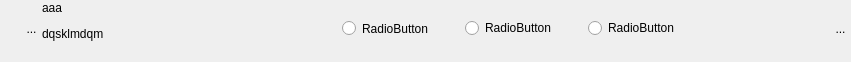
<?xml version="1.0" encoding="UTF-8"?>
<ui version="4.0">
 <class>WidgetRadioButton</class>
 <widget class="QWidget" name="WidgetRadioButton">
  <property name="geometry">
   <rect>
    <x>0</x>
    <y>0</y>
    <width>851</width>
    <height>62</height>
   </rect>
  </property>
  <property name="sizePolicy">
   <sizepolicy hsizetype="Minimum" vsizetype="Minimum">
    <horstretch>0</horstretch>
    <verstretch>0</verstretch>
   </sizepolicy>
  </property>
  <property name="minimumSize">
   <size>
    <width>0</width>
    <height>0</height>
   </size>
  </property>
  <property name="maximumSize">
   <size>
    <width>16777215</width>
    <height>90</height>
   </size>
  </property>
  <property name="windowTitle">
   <string>Form</string>
  </property>
  <layout class="QHBoxLayout" name="horizontalLayout_3">
   <property name="spacing">
    <number>0</number>
   </property>
   <property name="leftMargin">
    <number>0</number>
   </property>
   <property name="topMargin">
    <number>1</number>
   </property>
   <property name="rightMargin">
    <number>0</number>
   </property>
   <property name="bottomMargin">
    <number>1</number>
   </property>
   <item>
    <layout class="QVBoxLayout" name="verticalLayout_2">
     <property name="spacing">
      <number>0</number>
     </property>
     <item>
      <layout class="QHBoxLayout" name="horizontalLayout">
       <property name="spacing">
        <number>0</number>
       </property>
       <property name="sizeConstraint">
        <enum>QLayout::SetFixedSize</enum>
       </property>
       <item>
        <spacer name="horizontalSpacer_3">
         <property name="orientation">
          <enum>Qt::Horizontal</enum>
         </property>
         <property name="sizeType">
          <enum>QSizePolicy::Fixed</enum>
         </property>
         <property name="sizeHint" stdset="0">
          <size>
           <width>21</width>
           <height>20</height>
          </size>
         </property>
        </spacer>
       </item>
       <item>
        <widget class="MonBoutonValide" name="RBValide">
         <property name="minimumSize">
          <size>
           <width>21</width>
           <height>25</height>
          </size>
         </property>
         <property name="maximumSize">
          <size>
           <width>21</width>
           <height>25</height>
          </size>
         </property>
         <property name="focusPolicy">
          <enum>Qt::ClickFocus</enum>
         </property>
         <property name="toolTip">
          <string>Affiche le rapport de validation du mot-clef</string>
         </property>
         <property name="styleSheet">
          <string notr="true">border : 0px</string>
         </property>
         <property name="text">
          <string>...</string>
         </property>
         <property name="icon">
          <iconset>
           <normaloff>../Editeur/icons/ast-green-ball.png</normaloff>../Editeur/icons/ast-green-ball.png</iconset>
         </property>
         <property name="iconSize">
          <size>
           <width>25</width>
           <height>25</height>
          </size>
         </property>
        </widget>
       </item>
      </layout>
     </item>
     <item>
      <spacer name="verticalSpacer">
       <property name="orientation">
        <enum>Qt::Vertical</enum>
       </property>
       <property name="sizeType">
        <enum>QSizePolicy::Minimum</enum>
       </property>
       <property name="sizeHint" stdset="0">
        <size>
         <width>20</width>
         <height>5</height>
        </size>
       </property>
      </spacer>
     </item>
    </layout>
   </item>
   <item>
    <widget class="MonLabelClic" name="label">
     <property name="sizePolicy">
      <sizepolicy hsizetype="Fixed" vsizetype="Minimum">
       <horstretch>0</horstretch>
       <verstretch>0</verstretch>
      </sizepolicy>
     </property>
     <property name="minimumSize">
      <size>
       <width>300</width>
       <height>25</height>
      </size>
     </property>
     <property name="maximumSize">
      <size>
       <width>178</width>
       <height>16777215</height>
      </size>
     </property>
     <property name="frameShape">
      <enum>QFrame::NoFrame</enum>
     </property>
     <property name="text">
      <string>&lt;html&gt;&lt;head/&gt;&lt;body&gt;&lt;p&gt;aaa&lt;/p&gt;&lt;p&gt;dqsklmdqm&lt;/p&gt;&lt;/body&gt;&lt;/html&gt;</string>
     </property>
     <property name="scaledContents">
      <bool>false</bool>
     </property>
     <property name="alignment">
      <set>Qt::AlignLeading|Qt::AlignLeft|Qt::AlignTop</set>
     </property>
    </widget>
   </item>
   <item>
    <layout class="QVBoxLayout" name="verticalLayout">
     <property name="spacing">
      <number>0</number>
     </property>
     <item>
      <layout class="QHBoxLayout" name="horizontalLayout_2">
       <property name="spacing">
        <number>0</number>
       </property>
       <item>
        <widget class="QRadioButton" name="radioButton_1">
         <property name="sizePolicy">
          <sizepolicy hsizetype="MinimumExpanding" vsizetype="Fixed">
           <horstretch>0</horstretch>
           <verstretch>0</verstretch>
          </sizepolicy>
         </property>
         <property name="minimumSize">
          <size>
           <width>0</width>
           <height>25</height>
          </size>
         </property>
         <property name="text">
          <string>RadioButton</string>
         </property>
        </widget>
       </item>
       <item>
        <spacer name="horizontalSpacer_4">
         <property name="orientation">
          <enum>Qt::Horizontal</enum>
         </property>
         <property name="sizeType">
          <enum>QSizePolicy::Fixed</enum>
         </property>
         <property name="sizeHint" stdset="0">
          <size>
           <width>2</width>
           <height>20</height>
          </size>
         </property>
        </spacer>
       </item>
       <item>
        <widget class="QRadioButton" name="radioButton_2">
         <property name="sizePolicy">
          <sizepolicy hsizetype="MinimumExpanding" vsizetype="Fixed">
           <horstretch>0</horstretch>
           <verstretch>0</verstretch>
          </sizepolicy>
         </property>
         <property name="text">
          <string>RadioButton</string>
         </property>
        </widget>
       </item>
       <item>
        <spacer name="horizontalSpacer_5">
         <property name="orientation">
          <enum>Qt::Horizontal</enum>
         </property>
         <property name="sizeType">
          <enum>QSizePolicy::Fixed</enum>
         </property>
         <property name="sizeHint" stdset="0">
          <size>
           <width>2</width>
           <height>20</height>
          </size>
         </property>
        </spacer>
       </item>
       <item>
        <widget class="QRadioButton" name="radioButton_3">
         <property name="sizePolicy">
          <sizepolicy hsizetype="MinimumExpanding" vsizetype="Fixed">
           <horstretch>0</horstretch>
           <verstretch>0</verstretch>
          </sizepolicy>
         </property>
         <property name="text">
          <string>RadioButton</string>
         </property>
        </widget>
       </item>
       <item>
        <spacer name="horizontalSpacer">
         <property name="orientation">
          <enum>Qt::Horizontal</enum>
         </property>
         <property name="sizeHint" stdset="0">
          <size>
           <width>5</width>
           <height>20</height>
          </size>
         </property>
        </spacer>
       </item>
       <item>
        <widget class="QToolButton" name="RBPoubelle">
         <property name="minimumSize">
          <size>
           <width>21</width>
           <height>25</height>
          </size>
         </property>
         <property name="maximumSize">
          <size>
           <width>21</width>
           <height>25</height>
          </size>
         </property>
         <property name="toolTip">
          <string>Détruit le mot-clef</string>
         </property>
         <property name="styleSheet">
          <string notr="true">border : 0px</string>
         </property>
         <property name="text">
          <string>...</string>
         </property>
         <property name="icon">
          <iconset>
           <normaloff>../Editeur/icons/deleteRond.png</normaloff>../Editeur/icons/deleteRond.png</iconset>
         </property>
         <property name="iconSize">
          <size>
           <width>25</width>
           <height>25</height>
          </size>
         </property>
        </widget>
       </item>
      </layout>
     </item>
     <item>
      <spacer name="verticalSpacer_2">
       <property name="orientation">
        <enum>Qt::Vertical</enum>
       </property>
       <property name="sizeType">
        <enum>QSizePolicy::Minimum</enum>
       </property>
       <property name="sizeHint" stdset="0">
        <size>
         <width>20</width>
         <height>5</height>
        </size>
       </property>
      </spacer>
     </item>
    </layout>
   </item>
  </layout>
 </widget>
 <customwidgets>
  <customwidget>
   <class>MonBoutonValide</class>
   <extends>QToolButton</extends>
   <header>monBoutonValide.h</header>
  </customwidget>
  <customwidget>
   <class>MonLabelClic</class>
   <extends>QLabel</extends>
   <header>monLabelClic.h</header>
  </customwidget>
 </customwidgets>
 <resources/>
 <connections/>
</ui>
